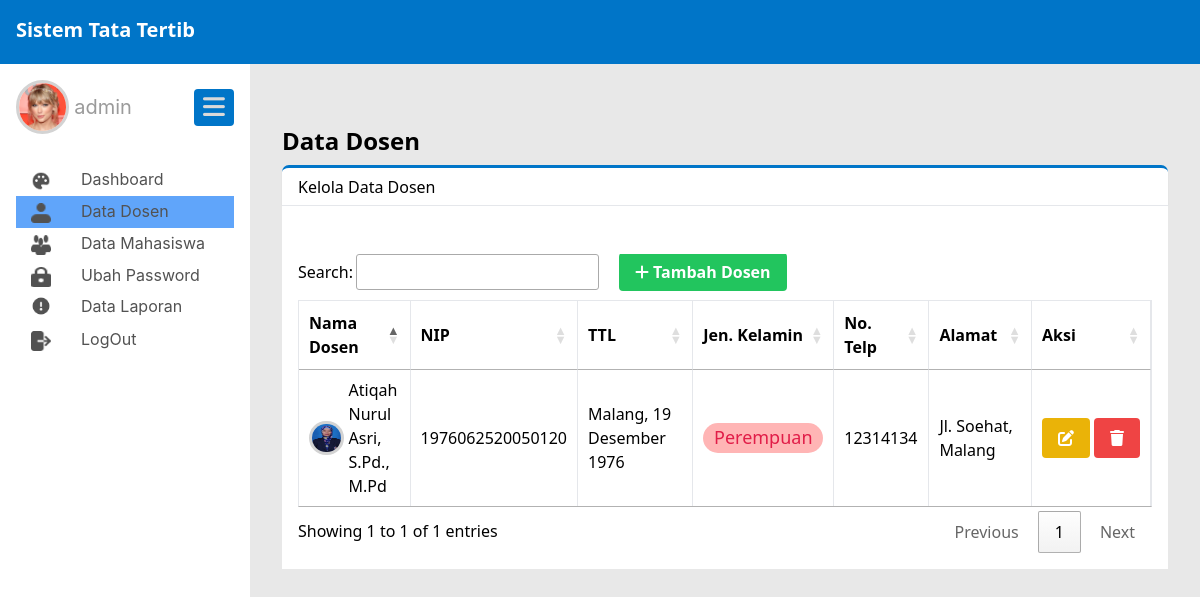
Page /public/admin/dosen (signed in) on the committed database.
### tables this page shows
CREATE TABLE `dosen` (
  `nip` varchar(50) NOT NULL,
  `nama` varchar(50) NOT NULL,
  `TTL` varchar(50) NOT NULL,
  `jenis_kelamin` enum('L','P') NOT NULL,
  `jabatan` varchar(50) NOT NULL,
  `email` varchar(50) NOT NULL,
  `no_phone` int(11) NOT NULL,
  `alamat` varchar(100) NOT NULL,
  `dosen_img` varchar(150) NOT NULL,
  `user_id` int(11) NOT NULL
);

### app/core/Controller.php (called while the page is built, shortened)
<?php
class Controller{
    public function view($view, $data = []){
        require_once '../app/views/' . $view . '.php';
    }
    public function model($model){
        return new $model;
    }
}

### app/controllers/Admin.php (called while the page is built, shortened)
<?php
class Admin extends Controller{
    public function dosen(){
        $data['judul'] = 'Admin Page';
        $data['dosen'] = $this->model('Admin_model')->getDosen();
        $this->view('admin/dosen', $data);
    }
}

### app/core/App.php (called while the page is built, shortened)
<?php
class App
{
    protected $method = 'index';
    protected $params = [];
    public function __construct()
    {
        $url = $this->parseURL();
        if(file_exists('../app/controllers/' . $url[0] . '.php')){
            unset($url[0]);
        }
        $this->controller = new $this->controller;
        if(isset($url[1])){
            if(method_exists($this->controller, $url[1])){
                $this->method = $url[1];
            }
        }
        call_user_func_array([$this->controller, $this->method], $this->params);
    }
    public function parseURL()
    {
        if (isset($_GET['url'])) {
            $url = rtrim($_GET['url'], '/');
            $url = filter_var($url, FILTER_SANITIZE_URL);
            $url = explode('/', $url);
            return $url;
        }
    }
}

### public/index.php (called while the page is built, shortened)
<?php
$app = new App;

### app/core/Database.php (called while the page is built, shortened)
<?php
class Database
{
    private $host = DB_HOST;
    private $user = DB_USER;
    private $pass = DB_PASS;
    private $db_name = DB_NAME;
    private $dbh;
    private $stmt;
    public function __construct()
    {
        $dsn = 'mysql:host=' . $this->host . ';dbname=' . $this->db_name;
        $option = [
            PDO::ATTR_PERSISTENT => true,
            PDO::ATTR_ERRMODE => PDO::ERRMODE_EXCEPTION
        ];
        try {
            $this->dbh = new PDO($dsn, $this->user, $this->pass, $option);
        } catch (PDOException $e) {
            die($e->getMessage());
        }
    }
    public function query($query)
    {
        $this->stmt = $this->dbh->prepare($query);
    }
    public function execute()
    {
        $this->stmt->execute();
    }
    public function resultSet()
    {
        $this->execute();
        return $this->stmt->fetchAll(PDO::FETCH_ASSOC);
    }
}

### app/models/Admin_model.php (called while the page is built, shortened)
<?php
class Admin_model
{
    private $table1 = 'dosen';
    private $db;
    public function __construct()
    {
        $this->db = new Database;
    }
    public function getDosen()
    {
        $this->db->query('SELECT * FROM ' . $this->table1);
        return $this->db->resultSet();
    }
}

### app/views/admin/dosen.php (the view, shortened to what this page needs)
<div class="flex-1 pl-8 pb-8 pt-6 pr-8 shadow-sm main_content">
  <div id="data_dosen">
    <h1 class="text-2xl font-bold mb-2">Data Dosen</h1>
    <div class="flex bg-white h-10 items-center shadow-sm subtitle_dashboard">
      <div class="flex-1 ml-4">Kelola Data Dosen</div>
    </div>
    <div class="flex bg-white">
      <div class="flex-1 bg-white p-4">
        <div class="grid grid-cols-1 gap-4">
          <div class="container mx-auto mt-8 containerTableDosen overflow-x-auto">
            <table id="tableDosen" class="min-w-full border ">
              <thead>
                <tr class="border-b">
                  <th class="py-2 px-4 border-r">Nama Dosen</th>
                  <th class="py-2 px-4 border-r">NIP</th>
                  <th class="py-2 px-4 border-r">TTL</th>
                  <th class="py-2 px-4 border-r">Jen. Kelamin</th>
                  <th class="py-2 px-4 border-r">No. Telp</th>
                  <th class="py-2 px-4 border-r">Alamat</th>
                  <th class="py-2 px-4 border-r">Aksi</th>
                </tr>
              </thead>
              <tbody>
                <?php foreach ($data['dosen'] as $row) { ?>
                  <tr class="border-b">
                    <td class="py-2 px-4 border-r">
                      <div class="flex items-center">
                        <?php
                        echo '<img src="' . BASEURL . '/img/profil/' . $row['dosen_img'] . '" alt="" class="foto_profil_dosen_table inline ">';
                        ?>
                        <p class="nama_dosen_table inline"><?= $row['nama']; ?></p>
                      </div>
                    </td>
                    <td class="py-2 px-4 border-r"><?= $row['nip']; ?></td>
                    <td class="py-2 px-4 border-r"><?= $row['TTL']; ?></td>
                    <td class="py-2 px-4 border-r">
                      <?php
                      if ($row['jenis_kelamin'] == 'L') {
                        echo '<div class="w-[120px] h-[30px] rounded-full px-1 text-lg font-medium text-blue-800 text-center" style="background-color: #92a9f9;">Laki-Laki</div>';
                      } else {
                        echo '<div class="w-[120px] h-[30px] rounded-full px-1 text-lg font-medium text-rose-600 text-center" style="background-color: #FFB5B5;">Perempuan</div>';
                      }
                      ?>
                    </td>
                    <td class="py-2 px-4 border-r"><?= $row['no_phone']; ?></td>
                    <td class="py-2 px-4 border-r"><?= $row['alamat']; ?></td>
                    <td class="py-2 px-4 border-r">
                      <div class="inline-flex">
                        <a href="#" onclick="showModalById(<?= $row['nip'] ?>);" class="bg-yellow-500 hover:bg-yellow-700 sm:right-[-100px] text-white font-bold py-2 px-4 rounded mr-1"><i class="fa-solid fa-pen-to-square"></i></a>
                        <a href="#" onclick="hapusDataDosen(<?= $row['nip'] ?>, <?= $row['user_id'] ?>);" class="bg-red-500 hover:bg-red-700 sm:right-[-100px] text-white font-bold py-2 px-4 rounded"><i class="fa-solid fa-trash"></i></a>
                      </div>
                    </td>
                  </tr>
                <?php
                }
                ?>
              </tbody>
            </table>
          </div>
        </div>
      </div>
    </div>
  </div>
</div>
</div>

### public/css/style.css (style rules this page uses)
.main_content { margin-left: 250px; margin-top: 64px; }
.main { background: #e8e8e8; }
.foto_profil_dosen_table { border-radius: 50px; border: solid; border-color: lightgray; width: 34.533px; height: 34.533px; flex-shrink: 0; margin-right: 5px; }
.subtitle_dashboard { border-top: solid; border-radius: 7px 7px 0px 0px; border-color: #0075c8; }

### rows in the picture
dosen: dosen_img (picture), nama "Atiqah Nurul Asri, S.Pd., M.Pd", nip "1976062520050120", TTL "Malang, 19 Desember 1976", jenis_kelamin "Perempuan", no_phone "12314134", alamat "Jl. Soehat, Malang"

### other values in the picture
$_SESSION['username'] "admin"
